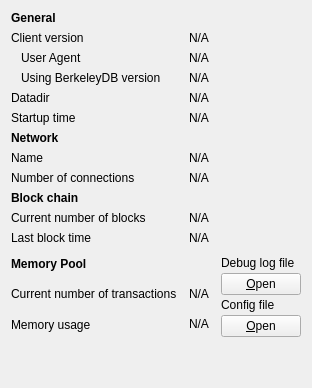
     <widget class="QWidget" name="tab_info">
      <attribute name="title">
       <string>&amp;Information</string>
      </attribute>
      <layout class="QGridLayout" name="gridLayout" columnstretch="0,1,0">
       <property name="horizontalSpacing">
        <number>12</number>
       </property>
       <item row="0" column="0">
        <widget class="QLabel" name="label_9">
         <property name="font">
          <font>
           <weight>75</weight>
           <bold>true</bold>
          </font>
         </property>
         <property name="text">
          <string>General</string>
         </property>
        </widget>
       </item>
       <item row="1" column="0">
        <widget class="QLabel" name="label_6">
         <property name="text">
          <string>Client version</string>
         </property>
        </widget>
       </item>
       <item row="1" column="1" colspan="2">
        <widget class="QLabel" name="clientVersion">
         <property name="cursor">
          <cursorShape>IBeamCursor</cursorShape>
         </property>
         <property name="text">
          <string>N/A</string>
         </property>
         <property name="textFormat">
          <enum>Qt::PlainText</enum>
         </property>
         <property name="textInteractionFlags">
          <set>Qt::LinksAccessibleByMouse|Qt::TextSelectableByKeyboard|Qt::TextSelectableByMouse</set>
         </property>
        </widget>
       </item>
       <item row="2" column="0">
        <widget class="QLabel" name="labelClientUserAgent">
         <property name="text">
          <string>User Agent</string>
         </property>
         <property name="indent">
          <number>10</number>
         </property>
        </widget>
       </item>
       <item row="2" column="1" colspan="2">
        <widget class="QLabel" name="clientUserAgent">
         <property name="cursor">
          <cursorShape>IBeamCursor</cursorShape>
         </property>
         <property name="text">
          <string>N/A</string>
         </property>
         <property name="textFormat">
          <enum>Qt::PlainText</enum>
         </property>
         <property name="textInteractionFlags">
          <set>Qt::LinksAccessibleByMouse|Qt::TextSelectableByKeyboard|Qt::TextSelectableByMouse</set>
         </property>
        </widget>
       </item>
       <item row="3" column="0">
        <widget class="QLabel" name="label_berkeleyDBVersion">
         <property name="text">
          <string>Using BerkeleyDB version</string>
         </property>
         <property name="indent">
          <number>10</number>
         </property>
        </widget>
       </item>
       <item row="3" column="1" colspan="2">
        <widget class="QLabel" name="berkeleyDBVersion">
         <property name="cursor">
          <cursorShape>IBeamCursor</cursorShape>
         </property>
         <property name="text">
          <string>N/A</string>
         </property>
         <property name="textFormat">
          <enum>Qt::PlainText</enum>
         </property>
         <property name="textInteractionFlags">
          <set>Qt::LinksAccessibleByMouse|Qt::TextSelectableByKeyboard|Qt::TextSelectableByMouse</set>
         </property>
        </widget>
       </item>
       <item row="4" column="0">
        <widget class="QLabel" name="label_12">
         <property name="text">
          <string>Datadir</string>
         </property>
        </widget>
       </item>
       <item row="4" column="1" colspan="2">
        <widget class="QLabel" name="dataDir">
         <property name="cursor">
          <cursorShape>IBeamCursor</cursorShape>
         </property>
         <property name="text">
          <string>N/A</string>
         </property>
         <property name="textFormat">
          <enum>Qt::PlainText</enum>
         </property>
         <property name="wordWrap">
          <bool>true</bool>
         </property>
         <property name="textInteractionFlags">
          <set>Qt::LinksAccessibleByMouse|Qt::TextSelectableByKeyboard|Qt::TextSelectableByMouse</set>
         </property>
        </widget>
       </item>
       <item row="5" column="0">
        <widget class="QLabel" name="label_13">
         <property name="text">
          <string>Startup time</string>
         </property>
        </widget>
       </item>
       <item row="5" column="1" colspan="2">
        <widget class="QLabel" name="startupTime">
         <property name="cursor">
          <cursorShape>IBeamCursor</cursorShape>
         </property>
         <property name="text">
          <string>N/A</string>
         </property>
         <property name="textFormat">
          <enum>Qt::PlainText</enum>
         </property>
         <property name="textInteractionFlags">
          <set>Qt::LinksAccessibleByMouse|Qt::TextSelectableByKeyboard|Qt::TextSelectableByMouse</set>
         </property>
        </widget>
       </item>
       <item row="6" column="0">
           <widget class="QLabel" name="labelNetwork">
               <property name="font">
                   <font>
                       <weight>75</weight>
                       <bold>true</bold>
                   </font>
               </property>
               <property name="text">
                   <string>Network</string>
               </property>
           </widget>
       </item>
       <item row="7" column="0">
        <widget class="QLabel" name="label_8">
         <property name="text">
          <string>Name</string>
         </property>
        </widget>
       </item>
       <item row="7" column="1" colspan="2">
        <widget class="QLabel" name="networkName">
         <property name="cursor">
          <cursorShape>IBeamCursor</cursorShape>
         </property>
         <property name="text">
          <string>N/A</string>
         </property>
         <property name="textFormat">
          <enum>Qt::PlainText</enum>
         </property>
         <property name="textInteractionFlags">
          <set>Qt::LinksAccessibleByMouse|Qt::TextSelectableByKeyboard|Qt::TextSelectableByMouse</set>
         </property>
        </widget>
       </item>
       <item row="8" column="0">
        <widget class="QLabel" name="label_7">
         <property name="text">
          <string>Number of connections</string>
         </property>
        </widget>
       </item>
       <item row="8" column="1" colspan="2">
        <widget class="QLabel" name="numberOfConnections">
         <property name="cursor">
          <cursorShape>IBeamCursor</cursorShape>
         </property>
         <property name="text">
          <string>N/A</string>
         </property>
         <property name="textFormat">
          <enum>Qt::PlainText</enum>
         </property>
         <property name="textInteractionFlags">
          <set>Qt::LinksAccessibleByMouse|Qt::TextSelectableByKeyboard|Qt::TextSelectableByMouse</set>
         </property>
        </widget>
       </item>
       <item row="9" column="0">
        <widget class="QLabel" name="label_10">
         <property name="font">
          <font>
           <weight>75</weight>
           <bold>true</bold>
          </font>
         </property>
         <property name="text">
          <string>Block chain</string>
         </property>
        </widget>
       </item>
       <item row="10" column="0">
        <widget class="QLabel" name="label_3">
         <property name="text">
          <string>Current number of blocks</string>
         </property>
        </widget>
       </item>
       <item row="10" column="1" colspan="2">
        <widget class="QLabel" name="numberOfBlocks">
         <property name="cursor">
          <cursorShape>IBeamCursor</cursorShape>
         </property>
         <property name="text">
          <string>N/A</string>
         </property>
         <property name="textFormat">
          <enum>Qt::PlainText</enum>
         </property>
         <property name="textInteractionFlags">
          <set>Qt::LinksAccessibleByMouse|Qt::TextSelectableByKeyboard|Qt::TextSelectableByMouse</set>
         </property>
        </widget>
       </item>
       <item row="11" column="0">
        <widget class="QLabel" name="labelLastBlockTime">
         <property name="text">
          <string>Last block time</string>
         </property>
        </widget>
       </item>
       <item row="11" column="1" colspan="2">
        <widget class="QLabel" name="lastBlockTime">
         <property name="cursor">
          <cursorShape>IBeamCursor</cursorShape>
         </property>
         <property name="text">
          <string>N/A</string>
         </property>
         <property name="textFormat">
          <enum>Qt::PlainText</enum>
         </property>
         <property name="textInteractionFlags">
          <set>Qt::LinksAccessibleByMouse|Qt::TextSelectableByKeyboard|Qt::TextSelectableByMouse</set>
         </property>
        </widget>
       </item>
       <item row="12" column="0">
        <widget class="QLabel" name="labelMempoolTitle">
         <property name="font">
          <font>
           <weight>75</weight>
           <bold>true</bold>
          </font>
         </property>
         <property name="text">
          <string>Memory Pool</string>
         </property>
        </widget>
       </item>
       <item row="13" column="0">
        <widget class="QLabel" name="labelNumberOfTransactions">
         <property name="text">
          <string>Current number of transactions</string>
         </property>
        </widget>
       </item>
       <item row="13" column="1">
        <widget class="QLabel" name="mempoolNumberTxs">
         <property name="cursor">
          <cursorShape>IBeamCursor</cursorShape>
         </property>
         <property name="text">
          <string>N/A</string>
         </property>
         <property name="textFormat">
          <enum>Qt::PlainText</enum>
         </property>
         <property name="textInteractionFlags">
          <set>Qt::LinksAccessibleByMouse|Qt::TextSelectableByKeyboard|Qt::TextSelectableByMouse</set>
         </property>
        </widget>
       </item>
       <item row="14" column="0">
        <widget class="QLabel" name="labelMemoryUsage">
         <property name="text">
          <string>Memory usage</string>
         </property>
        </widget>
       </item>
       <item row="14" column="1">
        <widget class="QLabel" name="mempoolSize">
         <property name="cursor">
          <cursorShape>IBeamCursor</cursorShape>
         </property>
         <property name="text">
          <string>N/A</string>
         </property>
         <property name="textFormat">
          <enum>Qt::PlainText</enum>
         </property>
         <property name="textInteractionFlags">
          <set>Qt::LinksAccessibleByMouse|Qt::TextSelectableByKeyboard|Qt::TextSelectableByMouse</set>
         </property>
        </widget>
       </item>
       <item row="12" column="2" rowspan="3">
        <layout class="QVBoxLayout" name="verticalLayoutDebugButton">
         <property name="spacing">
          <number>3</number>
         </property>
         <item>
          <spacer name="verticalSpacer_2">
           <property name="orientation">
            <enum>Qt::Vertical</enum>
           </property>
           <property name="sizeHint" stdset="0">
            <size>
             <width>10</width>
             <height>5</height>
            </size>
           </property>
          </spacer>
         </item>
         <item>
          <widget class="QLabel" name="labelDebugLogfile">
           <property name="text">
            <string>Debug log file</string>
           </property>
          </widget>
         </item>
         <item>
          <widget class="QPushButton" name="openDebugLogfileButton">
           <property name="toolTip">
            <string>Open the %1 debug log file from the current data directory. This can take a few seconds for large log files.</string>
           </property>
           <property name="text">
            <string>&amp;Open</string>
           </property>
           <property name="autoDefault">
            <bool>false</bool>
           </property>
          </widget>
         </item>
         <item>
          <widget class="QLabel" name="labelConfigfile">
           <property name="text">
            <string>Config file</string>
           </property>
          </widget>
         </item>
         <item>
          <widget class="QPushButton" name="openConfigfileButton">
           <property name="toolTip">
            <string>Open the %1 config file from the current data directory.</string>
           </property>
           <property name="text">
            <string>&amp;Open</string>
           </property>
           <property name="autoDefault">
            <bool>false</bool>
           </property>
          </widget>
         </item>
        </layout>
       </item>
       <item row="15" column="0">
        <spacer name="verticalSpacer">
         <property name="orientation">
          <enum>Qt::Vertical</enum>
         </property>
         <property name="sizeHint" stdset="0">
          <size>
           <width>20</width>
           <height>40</height>
          </size>
         </property>
        </spacer>
       </item>
      </layout>
     </widget>
